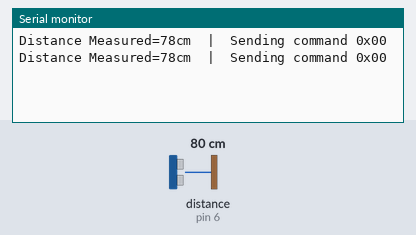
This sketch was run on a simulated Arduino Uno, built with avr-gcc and run on an emulated ATmega328P. On the bench: the last lines printed to the serial monitor. Wiring (inferred from the names in the program): ultrasonic range finder: trigger pin 5; echo pin 6. Inputs (shaded band) come from the test bench; at power-on: distance to the obstacle (sensor on pin 6) 80 cm. The echo pulse lasts 58.3 µs per cm.

Above: at 1.8 s.
1.9 s: distance to the obstacle (sensor on pin 6) set to 2 cm
At 3.0 s:
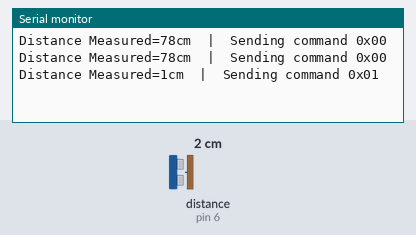
3.4 s: distance to the obstacle (sensor on pin 6) set to 4 cm
At 5.2 s:
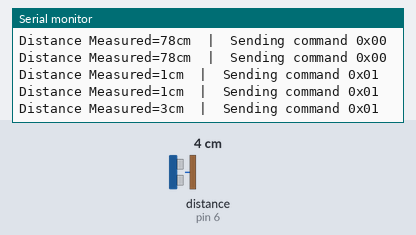
Timing chart, 0 to 6.7 s (numbered marks = the images above; inputs shaded):
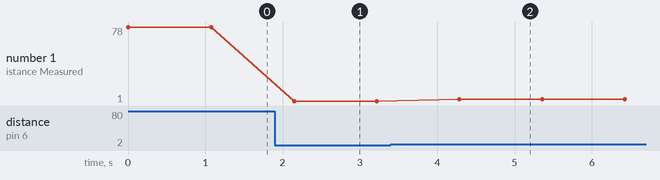

The sketch:

IR-truyen.ino
```cpp
///////////////////////////////////////////// GAS/////////////////////////////////////////////////////////////////////////////////////////////


// #include <IRremote.hpp>
// #define IR_SEND_PIN 3
//  IRsend sender;
// int gasPin = 0;
// void setup() {
//     Serial.begin(9600);
//     sender.begin(IR_SEND_PIN);
// }
// void loop() {
//    int val = analogRead(gasPin);  // Đọc giá trị điện áp chân A0 - chân cảm biến

//     Serial.print(val);
//     Serial.print("  |  "); // Xuất ra

//     if (val > 600) {
//             Serial.println(F("Sending command 0x01"));
//             sender.sendNEC(0x00, 0x01, 1);
//             delay(1000);}
//           else{
//             Serial.println(F("Sending command 0x00"));
//             sender.sendNEC(0x00, 0x00, 1);
//             delay(1000);
// }}


///////////////////////////////////////////////////////////////////////////////////////////////////////////////////////////////////////////
///////////////////////////////////////////////////////////////////////////////////////////////////////////////////////////////////////////
/////////////////////////////////////////////// SIEU AM //////////////////////////////////////////////////////////////////////////////////


#include <IRremote.hpp>
#define IR_SEND_PIN 3
IRsend sender;

const int trigPin = 5;  //chân D5
const int echoPin = 6;  //chân D6
long duration;
int distance;
void setup() {
  Serial.begin(9600);
  sender.begin(IR_SEND_PIN);

  pinMode(trigPin, OUTPUT);
  pinMode(echoPin, INPUT);
}
void loop() {

  digitalWrite(trigPin, LOW);
  delayMicroseconds(2);
  digitalWrite(trigPin, HIGH);
  delayMicroseconds(10);
  digitalWrite(trigPin, LOW);
  duration = pulseIn(echoPin, HIGH);
  distance = duration * 0.034 / 2;
  Serial.print("Distance Measured=");
  Serial.print(distance);
  Serial.print("cm"); // Đọc giá trị điện áp chân A0 - chân cảm biến

  Serial.print("  |  "); // Xuất ra

  if (distance < 30) {
    Serial.println(F("Sending command 0x01"));
    sender.sendNEC(0x00, 0x01, 1);
    delay(1000);}
  else{
    Serial.println(F("Sending command 0x00"));
    sender.sendNEC(0x00, 0x00, 1);
    delay(1000);
}}


///////////////////////////////////////////////////////////////////////////////////////////////////////////////////////////////////////////
///////////////////////////////////////////////////////////////////////////////////////////////////////////////////////////////////////////
/////////////////////////////////////////////// SIEU AM //////////////////////////////////////////////////////////////////////////////////
```

Measured:
- after the input at 1.9 s, the serial monitor: prints a new line after 0.25 s (image 1)
- after the input at 3.4 s, the serial monitor: prints a new line after 0.89 s (image 2)
- plotted number 1: 78 → 1 after the input at 1.9 s, 1 → 3 after the input at 3.4 s
